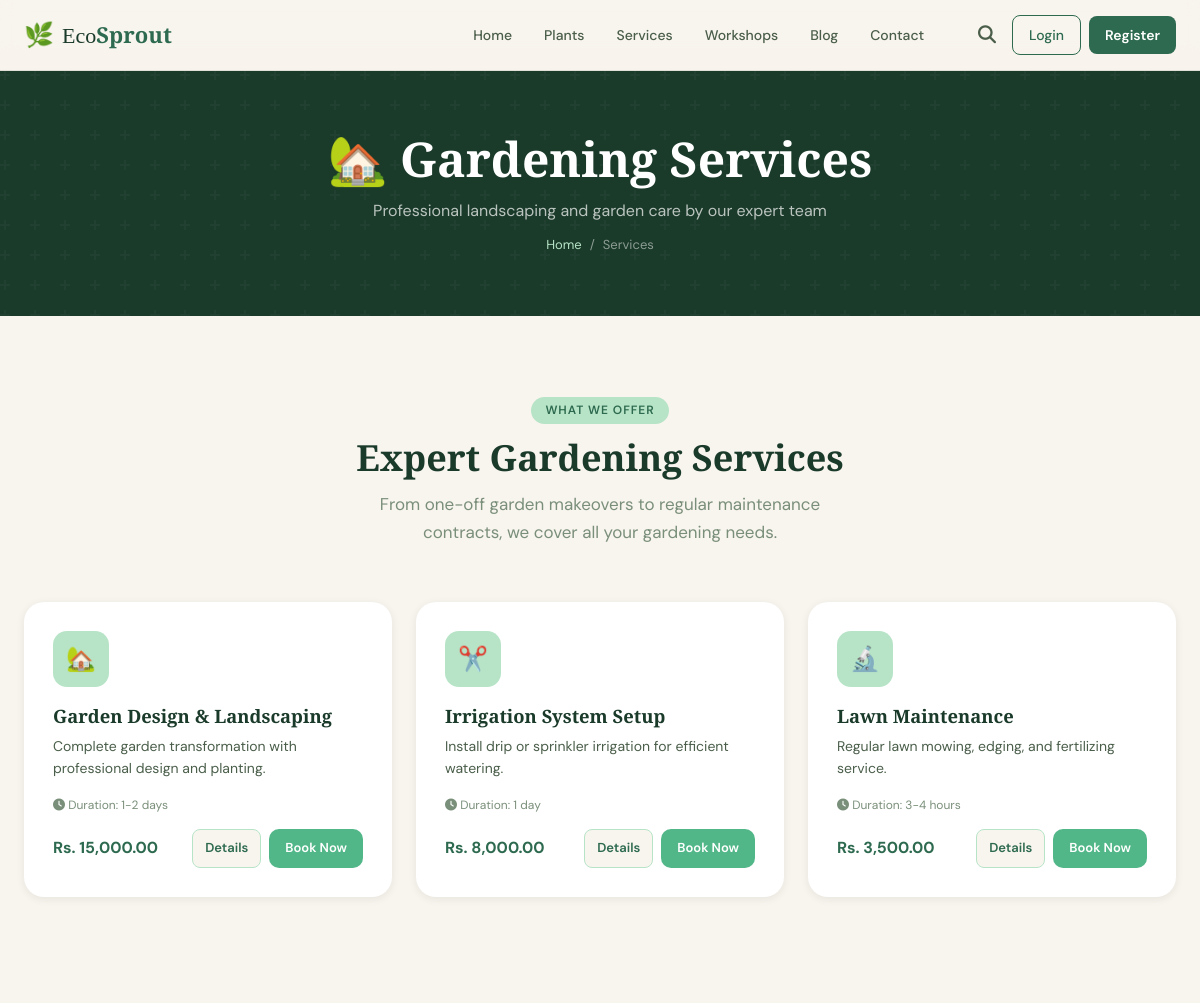
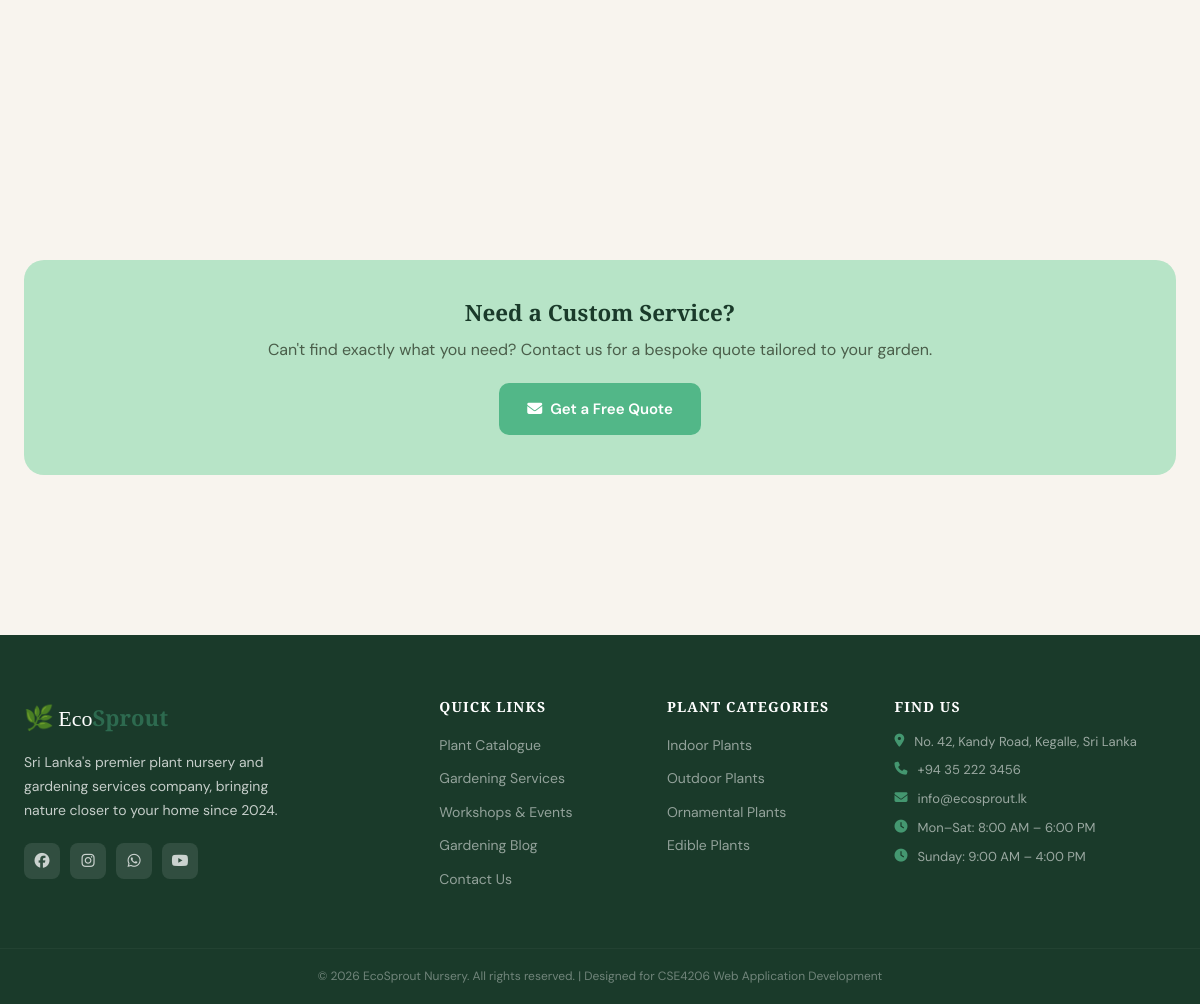
/services.php, run on the app's committed database (2 pictures, top to bottom).
### tables this page shows
CREATE TABLE services (
    id INT AUTO_INCREMENT PRIMARY KEY,
    name VARCHAR(150) NOT NULL,
    description TEXT,
    price DECIMAL(10,2),
    duration VARCHAR(50),
    image VARCHAR(255),
    is_active TINYINT(1) DEFAULT 1,
    created_at TIMESTAMP DEFAULT CURRENT_TIMESTAMP
);

### includes/config.php (called while the page is built, shortened)
<?php
function formatPrice($price) {
    return 'Rs. ' . number_format((float)$price, 2);
}
?>

### services.php (the view, shortened to what this page needs)
<?php
require_once 'includes/header.php';
$services = $conn->query("SELECT * FROM services WHERE is_active=1 ORDER BY name ASC");
$serviceIcons = ['🏡','✂️','🔬','🪴','💧','🌻','🎨','🌿'];
?>
<div class="page-hero">
    <h1>🏡 Gardening Services</h1>
    <p>Professional landscaping and garden care by our expert team</p>
    <div class="breadcrumb">
        <a href="<?= SITE_URL ?>">Home</a><span>/</span><span>Services</span>
    </div>
</div>
<div class="section">
    <div class="section-header">
        <div class="section-tag">What We Offer</div>
        <h2>Expert Gardening Services</h2>
        <p>From one-off garden makeovers to regular maintenance contracts, we cover all your gardening needs.</p>
    </div>
    <div class="services-grid">
        <?php $i=0; while ($s = $services->fetch_assoc()): ?>
        <div class="service-card">
            <div class="service-icon"><?= $serviceIcons[$i % count($serviceIcons)] ?></div>
            <h3><?= htmlspecialchars($s['name']) ?></h3>
            <p><?= htmlspecialchars($s['description'] ?? '') ?></p>
            <?php if ($s['duration']): ?>
            <p style="font-size:12px; color:var(--text-light); margin-bottom:8px;">
                <i class="fas fa-clock"></i> Duration: <?= htmlspecialchars($s['duration']) ?>
            </p>
            <?php endif; ?>
            <div style="display:flex; justify-content:space-between; align-items:center; gap:8px; margin-top:14px;">
                <div class="service-price"><?= formatPrice($s['price']) ?></div>
                <div style="display:flex; gap:8px;">
                    <a href="<?= SITE_URL ?>/service_detail.php?id=<?= $s['id'] ?>" class="btn-view" style="padding:8px 12px; font-size:13px;">Details</a>
                    <a href="<?= SITE_URL ?>/contact.php?category=service&subject=<?= urlencode('Enquiry about '.$s['name']) ?>"
                       class="btn-primary" style="padding:8px 16px; font-size:13px;">
                        Book Now
                    </a>
                </div>
            </div>
        </div>
        <?php $i++; endwhile; ?>
    </div>
    <div style="background:var(--green-pale); border-radius:var(--radius-lg); padding:40px; text-align:center; margin-top:48px;">
        <h3 style="font-size:1.4rem; margin-bottom:10px;">Need a Custom Service?</h3>
        <p style="color:var(--text-mid); margin-bottom:20px;">Can't find exactly what you need? Contact us for a bespoke quote tailored to your garden.</p>
        <a href="<?= SITE_URL ?>/contact.php?category=service" class="btn-primary">
            <i class="fas fa-envelope"></i> Get a Free Quote
        </a>
    </div>
</div>
<?php require_once 'includes/footer.php'; ?>

### css/style.css (style rules this page uses)
:root { --green-dark: #1a3a2a; --green-mid: #2d6a4f; --green-light: #52b788; --green-pale: #b7e4c7; --cream: #f8f4ee; --cream-dark: #ede8df; --brown: #7c5c3c; --brown-light: #c4956a; --gold: #d4a843; --text-dark: #1c2e1c; --text-mid: #4a5e4a; --text-light: #7a8f7a; --white: #ffffff; --error: #c62828; --success: #2e7d32; --warning: #e65100; --shadow-sm: 0 2px 8px rgba(26,58,42,.08); --shadow-md: 0 6px 24px rgba(26,58,42,.12); --shadow-lg: 0 16px 48px rgba(26,58,42,.16); --radius: 12px; --radius-lg: 20px; --transition: all .3s cubic-bezier(.4,0,.2,1); }
*, *::before, *::after { box-sizing: border-box; margin: 0; padding: 0; }
html { scroll-behavior: smooth; }
body { font-family: 'DM Sans', sans-serif; background: var(--cream); color: var(--text-dark); line-height: 1.6; font-size: 16px; }
h1, h2, h3, h4, h5 { font-family: 'Playfair Display', serif; line-height: 1.2; color: var(--green-dark); }
a { color: inherit; text-decoration: none; transition: var(--transition); }
.btn-primary { display: inline-flex; align-items: center; gap: 8px; padding: 14px 28px; background: var(--green-light); color: white; border-radius: 10px; font-weight: 600; font-size: 15px; border: none; cursor: pointer; transition: var(--transition); }
.section { padding: 80px 24px; max-width: 1280px; margin: 0 auto; }
.section-header { text-align: center; margin-bottom: 56px; }
.section-tag { display: inline-block; padding: 4px 14px; background: var(--green-pale); color: var(--green-mid); border-radius: 50px; font-size: 12px; font-weight: 600; letter-spacing: .08em; text-transform: uppercase; margin-bottom: 12px; }
.section-header h2 { font-size: clamp(1.8rem, 3vw, 2.6rem); margin-bottom: 12px; }
.section-header p { color: var(--text-light); font-size: 17px; max-width: 520px; margin: 0 auto; }
.btn-view { display: flex; align-items: center; gap: 6px; padding: 8px 14px; background: var(--cream); color: var(--green-mid); border-radius: 8px; font-size: 13px; font-weight: 600; border: 1.5px solid var(--green-pale); cursor: pointer; transition: var(--transition); }
.services-grid { display: grid; grid-template-columns: repeat(auto-fill, minmax(280px, 1fr)); gap: 24px; }
.service-card { background: white; border-radius: var(--radius-lg); padding: 28px; box-shadow: var(--shadow-sm); transition: var(--transition); border: 1.5px solid transparent; position: relative; overflow: hidden; }
.service-card::before { content: ''; position: absolute; inset: 0; background: linear-gradient(135deg, var(--green-pale), transparent); opacity: 0; transition: var(--transition); }
.service-icon { width: 56px; height: 56px; border-radius: 14px; background: var(--green-pale); display: flex; align-items: center; justify-content: center; font-size: 24px; margin-bottom: 18px; position: relative; }
.service-card h3 { font-size: 1.15rem; margin-bottom: 8px; position: relative; }
.service-card p { font-size: 14px; color: var(--text-mid); margin-bottom: 16px; line-height: 1.6; position: relative; }
.service-price { font-size: 1rem; font-weight: 700; color: var(--green-mid); position: relative; }
.page-hero { background: var(--green-dark); padding: 60px 24px; text-align: center; position: relative; overflow: hidden; }
.page-hero::after { content: ''; position: absolute; inset: 0; }
.page-hero h1 { font-size: clamp(1.8rem, 4vw, 3rem); color: white; margin-bottom: 10px; position: relative; z-index: 1; }
.page-hero p { color: rgba(255,255,255,.7); font-size: 16px; max-width: 500px; margin: 0 auto; position: relative; z-index: 1; }
.breadcrumb { display: flex; align-items: center; justify-content: center; gap: 8px; font-size: 13px; color: rgba(255,255,255,.5); margin-top: 12px; position: relative; z-index: 1; }
.breadcrumb a { color: var(--green-pale); }
.service-card { overflow: hidden; }

### data on the page
services: serviceIcons "🏡", name "Garden Design & Landscaping", description "Complete garden transformation with professional design and planting.", duration "1-2 days", price "Rs. 15,000.00"
services: serviceIcons "✂️", name "Irrigation System Setup", description "Install drip or sprinkler irrigation for efficient watering.", duration "1 day", price "Rs. 8,000.00"
services: serviceIcons "🔬", name "Lawn Maintenance", description "Regular lawn mowing, edging, and fertilizing service.", duration "3-4 hours", price "Rs. 3,500.00"
